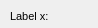
      <widget class="QWidget" name="page_68">
       <property name="geometry">
        <rect>
         <x>0</x>
         <y>0</y>
         <width>98</width>
         <height>28</height>
        </rect>
       </property>
       <attribute name="label">
        <string>Feature graphic design</string>
       </attribute>
       <widget class="QLineEdit" name="label_x">
        <property name="geometry">
         <rect>
          <x>110</x>
          <y>5</y>
          <width>160</width>
          <height>18</height>
         </rect>
        </property>
        <property name="text">
         <string/>
        </property>
       </widget>
       <widget class="QLineEdit" name="label_y">
        <property name="geometry">
         <rect>
          <x>110</x>
          <y>30</y>
          <width>160</width>
          <height>18</height>
         </rect>
        </property>
        <property name="text">
         <string/>
        </property>
       </widget>
       <widget class="QLineEdit" name="rotation">
        <property name="geometry">
         <rect>
          <x>410</x>
          <y>30</y>
          <width>160</width>
          <height>18</height>
         </rect>
        </property>
        <property name="text">
         <string/>
        </property>
       </widget>
       <widget class="QLineEdit" name="label_rotation">
        <property name="geometry">
         <rect>
          <x>110</x>
          <y>55</y>
          <width>160</width>
          <height>18</height>
         </rect>
        </property>
        <property name="text">
         <string/>
        </property>
       </widget>
       <widget class="QLabel" name="label_label_x">
        <property name="geometry">
         <rect>
          <x>10</x>
          <y>5</y>
          <width>90</width>
          <height>22</height>
         </rect>
        </property>
        <property name="font">
         <font>
          <pointsize>8</pointsize>
         </font>
        </property>
        <property name="frameShape">
         <enum>QFrame::NoFrame</enum>
        </property>
        <property name="frameShadow">
         <enum>QFrame::Plain</enum>
        </property>
        <property name="text">
         <string>Label x:</string>
        </property>
        <property name="textFormat">
         <enum>Qt::AutoText</enum>
        </property>
        <property name="scaledContents">
         <bool>false</bool>
        </property>
        <property name="alignment">
         <set>Qt::AlignLeading|Qt::AlignLeft|Qt::AlignVCenter</set>
        </property>
        <property name="margin">
         <number>3</number>
        </property>
       </widget>
       <widget class="QLabel" name="label_label_y">
        <property name="geometry">
         <rect>
          <x>10</x>
          <y>30</y>
          <width>90</width>
          <height>22</height>
         </rect>
        </property>
        <property name="font">
         <font>
          <pointsize>8</pointsize>
         </font>
        </property>
        <property name="frameShape">
         <enum>QFrame::NoFrame</enum>
        </property>
        <property name="frameShadow">
         <enum>QFrame::Plain</enum>
        </property>
        <property name="text">
         <string>Label y:</string>
        </property>
        <property name="textFormat">
         <enum>Qt::AutoText</enum>
        </property>
        <property name="scaledContents">
         <bool>false</bool>
        </property>
        <property name="alignment">
         <set>Qt::AlignLeading|Qt::AlignLeft|Qt::AlignVCenter</set>
        </property>
        <property name="margin">
         <number>3</number>
        </property>
       </widget>
       <widget class="QLabel" name="label_label_rotation">
        <property name="geometry">
         <rect>
          <x>10</x>
          <y>55</y>
          <width>90</width>
          <height>22</height>
         </rect>
        </property>
        <property name="font">
         <font>
          <pointsize>8</pointsize>
         </font>
        </property>
        <property name="frameShape">
         <enum>QFrame::NoFrame</enum>
        </property>
        <property name="frameShadow">
         <enum>QFrame::Plain</enum>
        </property>
        <property name="text">
         <string>Label rotation:</string>
        </property>
        <property name="textFormat">
         <enum>Qt::AutoText</enum>
        </property>
        <property name="scaledContents">
         <bool>false</bool>
        </property>
        <property name="alignment">
         <set>Qt::AlignLeading|Qt::AlignLeft|Qt::AlignVCenter</set>
        </property>
        <property name="margin">
         <number>3</number>
        </property>
       </widget>
       <widget class="QLabel" name="label_rotation">
        <property name="geometry">
         <rect>
          <x>310</x>
          <y>30</y>
          <width>90</width>
          <height>22</height>
         </rect>
        </property>
        <property name="font">
         <font>
          <pointsize>8</pointsize>
         </font>
        </property>
        <property name="frameShape">
         <enum>QFrame::NoFrame</enum>
        </property>
        <property name="frameShadow">
         <enum>QFrame::Plain</enum>
        </property>
        <property name="text">
         <string>Symbol rotation:</string>
        </property>
        <property name="textFormat">
         <enum>Qt::AutoText</enum>
        </property>
        <property name="scaledContents">
         <bool>false</bool>
        </property>
        <property name="alignment">
         <set>Qt::AlignLeading|Qt::AlignLeft|Qt::AlignVCenter</set>
        </property>
        <property name="margin">
         <number>3</number>
        </property>
       </widget>
       <widget class="QLineEdit" name="hemisphere">
        <property name="geometry">
         <rect>
          <x>410</x>
          <y>55</y>
          <width>160</width>
          <height>18</height>
         </rect>
        </property>
        <property name="text">
         <string/>
        </property>
       </widget>
       <widget class="QLabel" name="label_hemisphere">
        <property name="geometry">
         <rect>
          <x>310</x>
          <y>55</y>
          <width>90</width>
          <height>22</height>
         </rect>
        </property>
        <property name="font">
         <font>
          <pointsize>8</pointsize>
         </font>
        </property>
        <property name="frameShape">
         <enum>QFrame::NoFrame</enum>
        </property>
        <property name="frameShadow">
         <enum>QFrame::Plain</enum>
        </property>
        <property name="text">
         <string>Hemisphere:</string>
        </property>
        <property name="textFormat">
         <enum>Qt::AutoText</enum>
        </property>
        <property name="scaledContents">
         <bool>false</bool>
        </property>
        <property name="alignment">
         <set>Qt::AlignLeading|Qt::AlignLeft|Qt::AlignVCenter</set>
        </property>
        <property name="margin">
         <number>3</number>
        </property>
       </widget>
       <widget class="QLabel" name="label_svg">
        <property name="geometry">
         <rect>
          <x>310</x>
          <y>5</y>
          <width>90</width>
          <height>22</height>
         </rect>
        </property>
        <property name="font">
         <font>
          <pointsize>8</pointsize>
         </font>
        </property>
        <property name="frameShape">
         <enum>QFrame::NoFrame</enum>
        </property>
        <property name="frameShadow">
         <enum>QFrame::Plain</enum>
        </property>
        <property name="text">
         <string>Svg catalog:</string>
        </property>
        <property name="textFormat">
         <enum>Qt::AutoText</enum>
        </property>
        <property name="scaledContents">
         <bool>false</bool>
        </property>
        <property name="alignment">
         <set>Qt::AlignLeading|Qt::AlignLeft|Qt::AlignVCenter</set>
        </property>
        <property name="margin">
         <number>3</number>
        </property>
       </widget>
       <widget class="QLineEdit" name="svg">
        <property name="geometry">
         <rect>
          <x>410</x>
          <y>5</y>
          <width>160</width>
          <height>18</height>
         </rect>
        </property>
        <property name="text">
         <string/>
        </property>
       </widget>
      </widget>
